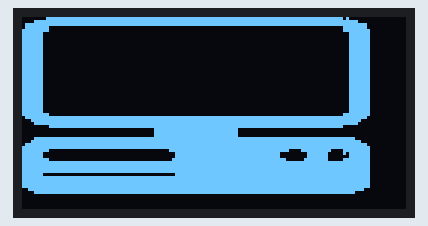
Recording of a sketch running on a simulated ESP32. Shown: 128×64 one-colour display.

Above: at 0.1 s.

The sketch:

primer1.ino
```cpp
#include "Arduino.h"
#include "heltec.h"
//#include "images.h"

#define DEMO_DURATION 3000
typedef void (*Demo)(void);

int demoMode = 0;
int counter = 1;

#define pc_xbm_width 116
#define pc_xbm_height 60
const unsigned char pc_xbm_bits[] PROGMEM =
{
  0x00, 0xFF, 0xFF, 0xFF, 0xFF, 0xFF, 0xFF, 0xFF, 0xFF, 0xFF, 0xFF, 0xFF,
  0xFF, 0x17, 0x00, 0xF0, 0xFF, 0xFF, 0xFF, 0xFF, 0xFF, 0xFF, 0xFF, 0xFF,
  0xFF, 0xFF, 0xFF, 0xFF, 0xFF, 0x00, 0xFE, 0xFF, 0xFF, 0xFF, 0xFF, 0xFF,
  0xFF, 0xFF, 0xFF, 0xFF, 0xFF, 0xFF, 0xFF, 0xFF, 0x07, 0xFE, 0x01, 0x00,
  0x00, 0x00, 0x00, 0x00, 0x00, 0x00, 0x00, 0x00, 0x00, 0x00, 0xF8, 0x07,
  0xFF, 0x01, 0x00, 0x00, 0x00, 0x00, 0x00, 0x00, 0x00, 0x00, 0x00, 0x00,
  0x00, 0xF8, 0x0F, 0x7F, 0x00, 0x00, 0x00, 0x00, 0x00, 0x00, 0x00, 0x00,
  0x00, 0x00, 0x00, 0x00, 0xE0, 0x0F, 0x7F, 0x00, 0x00, 0x00, 0x00, 0x00,
  0x00, 0x00, 0x00, 0x00, 0x00, 0x00, 0x00, 0xE0, 0x0F, 0x7F, 0x00, 0x00,
  0x00, 0x00, 0x00, 0x00, 0x00, 0x00, 0x00, 0x00, 0x00, 0x00, 0xE0, 0x0F,
  0x7F, 0x00, 0x00, 0x00, 0x00, 0x00, 0x00, 0x00, 0x00, 0x00, 0x00, 0x00,
  0x00, 0xE0, 0x0F, 0x7F, 0x00, 0x00, 0x00, 0x00, 0x00, 0x00, 0x00, 0x00,
  0x00, 0x00, 0x00, 0x00, 0xE0, 0x0F, 0x7F, 0x00, 0x00, 0x00, 0x00, 0x00,
  0x00, 0x00, 0x00, 0x00, 0x00, 0x00, 0x00, 0xE0, 0x0F, 0x7F, 0x00, 0x00,
  0x00, 0x00, 0x00, 0x00, 0x00, 0x00, 0x00, 0x00, 0x00, 0x00, 0xE0, 0x0F,
  0x7F, 0x00, 0x00, 0x00, 0x00, 0x00, 0x00, 0x00, 0x00, 0x00, 0x00, 0x00,
  0x00, 0xE0, 0x0F, 0x7F, 0x00, 0x00, 0x00, 0x00, 0x00, 0x00, 0x00, 0x00,
  0x00, 0x00, 0x00, 0x00, 0xE0, 0x0F, 0x7F, 0x00, 0x00, 0x00, 0x00, 0x00,
  0x00, 0x00, 0x00, 0x00, 0x00, 0x00, 0x00, 0xE0, 0x0F, 0x7F, 0x00, 0x00,
  0x00, 0x00, 0x00, 0x00, 0x00, 0x00, 0x00, 0x00, 0x00, 0x00, 0xE0, 0x0F,
  0x7F, 0x00, 0x00, 0x00, 0x00, 0x00, 0x00, 0x00, 0x00, 0x00, 0x00, 0x00,
  0x00, 0xE0, 0x0F, 0x7F, 0x00, 0x00, 0x00, 0x00, 0x00, 0x00, 0x00, 0x00,
  0x00, 0x00, 0x00, 0x00, 0xE0, 0x0F, 0x7F, 0x00, 0x00, 0x00, 0x00, 0x00,
  0x00, 0x00, 0x00, 0x00, 0x00, 0x00, 0x00, 0xE0, 0x0F, 0x7F, 0x00, 0x00,
  0x00, 0x00, 0x00, 0x00, 0x00, 0x00, 0x00, 0x00, 0x00, 0x00, 0xE0, 0x0F,
  0x7F, 0x00, 0x00, 0x00, 0x00, 0x00, 0x00, 0x00, 0x00, 0x00, 0x00, 0x00,
  0x00, 0xE0, 0x0F, 0x7F, 0x00, 0x00, 0x00, 0x00, 0x00, 0x00, 0x00, 0x00,
  0x00, 0x00, 0x00, 0x00, 0xE0, 0x0F, 0x7F, 0x00, 0x00, 0x00, 0x00, 0x00,
  0x00, 0x00, 0x00, 0x00, 0x00, 0x00, 0x00, 0xE0, 0x0F, 0x7F, 0x00, 0x00,
  0x00, 0x00, 0x00, 0x00, 0x00, 0x00, 0x00, 0x00, 0x00, 0x00, 0xE0, 0x0F,
  0x7F, 0x00, 0x00, 0x00, 0x00, 0x00, 0x00, 0x00, 0x00, 0x00, 0x00, 0x00,
  0x00, 0xE0, 0x0F, 0x7F, 0x00, 0x00, 0x00, 0x00, 0x00, 0x00, 0x00, 0x00,
  0x00, 0x00, 0x00, 0x00, 0xE0, 0x0F, 0x7F, 0x00, 0x00, 0x00, 0x00, 0x00,
  0x00, 0x00, 0x00, 0x00, 0x00, 0x00, 0x00, 0xE0, 0x0F, 0x7F, 0x00, 0x00,
  0x00, 0x00, 0x00, 0x00, 0x00, 0x00, 0x00, 0x00, 0x00, 0x00, 0xE0, 0x0F,
  0x7F, 0x00, 0x00, 0x00, 0x00, 0x00, 0x00, 0x00, 0x00, 0x00, 0x00, 0x00,
  0x00, 0xE0, 0x0F, 0x7F, 0x00, 0x00, 0x00, 0x00, 0x00, 0x00, 0x00, 0x00,
  0x00, 0x00, 0x00, 0x00, 0xE0, 0x0F, 0x7F, 0x00, 0x00, 0x00, 0x00, 0x00,
  0x00, 0x00, 0x00, 0x00, 0x00, 0x00, 0x00, 0xE0, 0x0F, 0x7F, 0x00, 0x00,
  0x00, 0x00, 0x00, 0x00, 0x00, 0x00, 0x00, 0x00, 0x00, 0x00, 0xE0, 0x0F,
  0xFF, 0x01, 0x00, 0x00, 0x00, 0x00, 0x00, 0x00, 0x00, 0x00, 0x00, 0x00,
  0x00, 0xF8, 0x0F, 0xFE, 0xFF, 0xFF, 0xFF, 0xFF, 0xFF, 0xFF, 0xFF, 0xFF,
  0xFF, 0xFF, 0xFF, 0xFF, 0xFF, 0x07, 0xF8, 0xFF, 0xFF, 0xFF, 0xFF, 0xFF,
  0xFF, 0xFF, 0xFF, 0xFF, 0xFF, 0xFF, 0xFF, 0xFF, 0x01, 0xF0, 0xFF, 0xFF,
  0xFF, 0xFF, 0xFF, 0xFF, 0xFF, 0xFF, 0xFF, 0xFF, 0xFF, 0xFF, 0xFF, 0x00,
  0x00, 0xFE, 0xFF, 0xFF, 0xFF, 0xFF, 0xFF, 0xFF, 0xFF, 0xFF, 0xFF, 0xFF,
  0xFF, 0x07, 0x00, 0x00, 0x00, 0x00, 0x00, 0x00, 0xF0, 0xFF, 0xFF, 0xFF,
  0x00, 0x00, 0x00, 0x00, 0x00, 0x00, 0x00, 0x00, 0x00, 0x00, 0x00, 0xF0,
  0xFF, 0xFF, 0xFF, 0x00, 0x00, 0x00, 0x00, 0x00, 0x00, 0x00, 0x00, 0x00,
  0x00, 0x00, 0xF0, 0xFF, 0xFF, 0xFF, 0x00, 0x00, 0x00, 0x00, 0x00, 0x00,
  0xF0, 0xFF, 0xFF, 0xFF, 0xFF, 0xFF, 0xFF, 0xFF, 0xFF, 0xFF, 0xFF, 0xFF,
  0xFF, 0x7F, 0x00, 0xF8, 0xFF, 0xFF, 0xFF, 0xFF, 0xFF, 0xFF, 0xFF, 0xFF,
  0xFF, 0xFF, 0xFF, 0xFF, 0xFF, 0x01, 0xFE, 0xFF, 0xFF, 0xFF, 0xFF, 0xFF,
  0xFF, 0xFF, 0xFF, 0xFF, 0xFF, 0xFF, 0xFF, 0xFF, 0x07, 0xFF, 0xFF, 0xFF,
  0xFF, 0xFF, 0xFF, 0xFF, 0xFF, 0xFF, 0xFF, 0xFF, 0xFF, 0xFF, 0xFF, 0x0F,
  0xFF, 0x01, 0x00, 0x00, 0x00, 0x00, 0xFE, 0xFF, 0xFF, 0xFF, 0xFF, 0xE1,
  0x7F, 0xF8, 0x0F, 0x7F, 0x00, 0x00, 0x00, 0x00, 0x00, 0xF8, 0xFF, 0xFF,
  0xFF, 0x3F, 0x80, 0x3F, 0xE8, 0x0F, 0x7F, 0x00, 0x00, 0x00, 0x00, 0x00,
  0xF8, 0xFF, 0xFF, 0xFF, 0x3F, 0x80, 0x3F, 0xE0, 0x0F, 0xFF, 0x01, 0x00,
  0x00, 0x00, 0x00, 0xFC, 0xFF, 0xFF, 0xFF, 0xFF, 0xC0, 0x3F, 0xF8, 0x0F,
  0xFF, 0xFF, 0xFF, 0xFF, 0xFF, 0xFF, 0xFF, 0xFF, 0xFF, 0xFF, 0xFF, 0xFF,
  0xFF, 0xFF, 0x0F, 0xFF, 0xFF, 0xFF, 0xFF, 0xFF, 0xFF, 0xFF, 0xFF, 0xFF,
  0xFF, 0xFF, 0xFF, 0xFF, 0xFF, 0x0F, 0xFF, 0xFF, 0xFF, 0xFF, 0xFF, 0xFF,
  0xFF, 0xFF, 0xFF, 0xFF, 0xFF, 0xFF, 0xFF, 0xFF, 0x0F, 0xFF, 0xFF, 0xFF,
  0xFF, 0xFF, 0xFF, 0xFF, 0xFF, 0xFF, 0xFF, 0xFF, 0xFF, 0xFF, 0xFF, 0x0F,
  0x7F, 0x00, 0x00, 0x00, 0x00, 0x00, 0xF8, 0xFF, 0xFF, 0xFF, 0xFF, 0xFF,
  0xFF, 0xFF, 0x0F, 0xFF, 0xFF, 0xFF, 0xFF, 0xFF, 0xFF, 0xFF, 0xFF, 0xFF,
  0xFF, 0xFF, 0xFF, 0xFF, 0xFF, 0x0F, 0xFF, 0xFF, 0xFF, 0xFF, 0xFF, 0xFF,
  0xFF, 0xFF, 0xFF, 0xFF, 0xFF, 0xFF, 0xFF, 0xFF, 0x0F, 0xFF, 0xFF, 0xFF,
  0xFF, 0xFF, 0xFF, 0xFF, 0xFF, 0xFF, 0xFF, 0xFF, 0xFF, 0xFF, 0xFF, 0x0F,
  0xFF, 0xFF, 0xFF, 0xFF, 0xFF, 0xFF, 0xFF, 0xFF, 0xFF, 0xFF, 0xFF, 0xFF,
  0xFF, 0xFF, 0x0F, 0xFC, 0xFF, 0xFF, 0xFF, 0xFF, 0xFF, 0xFF, 0xFF, 0xFF,
  0xFF, 0xFF, 0xFF, 0xFF, 0xFF, 0x03, 0xF0, 0xFF, 0xFF, 0xFF, 0xFF, 0xFF,
  0xFF, 0xFF, 0xFF, 0xFF, 0xFF, 0xFF, 0xFF, 0x7F, 0x00, 0x00, 0x00, 0x00,
  0x00, 0x00, 0x00, 0x00, 0x00, 0x00, 0x00, 0x00, 0x00, 0x00, 0x00, 0x00,
};

void setup() {
  Heltec.begin(true /*DisplayEnable Enable*/, false /*LoRa Disable*/, true /*Serial Enable*/);
  //Heltec.display->flipScreenVertically();
  //Heltec.display->setFont(ArialMT_Plain_10);

}

void drawImageDemo() {
  // see http://blog.squix.org/2015/05/esp8266-nodemcu-how-to-create-xbm.html
  // on how to create xbm files
  Heltec.display->drawXbm(0, 0, pc_xbm_width, pc_xbm_height, pc_xbm_bits);
}

//Demo demos[] = {drawFontFaceDemo, drawTextFlowDemo, drawTextAlignmentDemo, drawRectDemo, drawCircleDemo, drawProgressBarDemo, drawImageDemo};
Demo demos[] = {drawImageDemo};
int demoLength = (sizeof(demos) / sizeof(Demo));
long timeSinceLastModeSwitch = 0;

void loop() {
  // clear the display
  Heltec.display->clear();
  // draw the current demo method
  demos[demoMode]();

  Heltec.display->setTextAlignment(TEXT_ALIGN_RIGHT);
  //Heltec.display->drawString(10, 128, String(millis()));
  // write the buffer to the display
  Heltec.display->display();

  if (millis() - timeSinceLastModeSwitch > DEMO_DURATION) {
    demoMode = (demoMode + 1)  % demoLength;
    timeSinceLastModeSwitch = millis();
  }
  counter++;
  delay(10);
}
```
